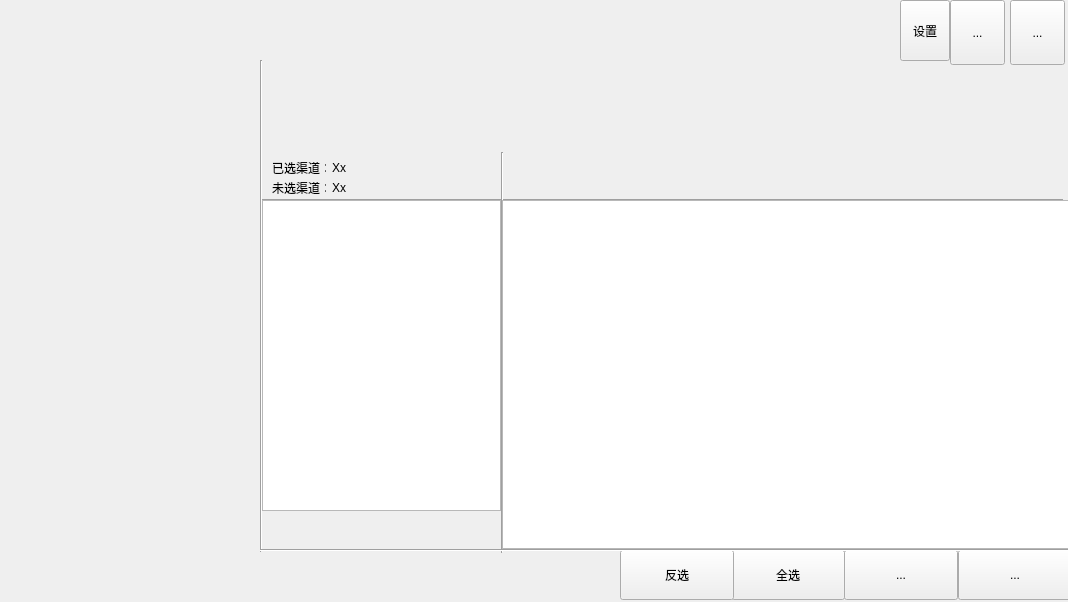
<?xml version="1.0" encoding="UTF-8"?>
<ui version="4.0">
 <class>MainWindow</class>
 <widget class="QMainWindow" name="MainWindow">
  <property name="geometry">
   <rect>
    <x>0</x>
    <y>0</y>
    <width>1068</width>
    <height>602</height>
   </rect>
  </property>
  <property name="windowTitle">
   <string>MainWindow</string>
  </property>
  <property name="windowIcon">
   <iconset resource="../../WorkSpace_python/mypack/res.qrc">
    <normaloff>:/images/360logo.ico</normaloff>:/images/360logo.ico</iconset>
  </property>
  <property name="styleSheet">
   <string notr="true">* {
font-family:'微软雅黑';
color:white;
}

/*设置背景图片*/
QMainWindow{
border-image:url(&quot;:/images/funcell_bg.png&quot;);
}
QToolButton[objectName=&quot;closetoolButton&quot;] {
border:0px;
}
QToolButton[objectName=&quot;closetoolButton&quot;]:hover {
image:url(:/images/open_over.png);
}
QToolButton[objectName=&quot;closetoolButton&quot;]:pressed {
image:url(:/images/open_over.png);
}

QToolButton[objectName=&quot;toolButton_2&quot;],QToolButton[objectName=&quot;toolButton_13&quot;]  {
border:0px;
}
QToolButton[objectName=&quot;toolButton_2&quot;]:hover,QToolButton[objectName=&quot;toolButton_13&quot;]:hover {
image:url(:/images/open_over_02.png);
}
QToolButton[objectName=&quot;toolButton_2&quot;]:pressed,QToolButton[objectName=&quot;toolButton_13&quot;]:pressed {
image:url(:/images/open_over_02.png);
}

QPushButton[objectName=&quot;toolButton&quot;],QPushButton[objectName=&quot;toolButton_3&quot;],QPushButton[objectName=&quot;toolButton_4&quot;]{
border:0px;
}
QToolButton[objectName=&quot;toolButton_5&quot;] {
border:0px;
}
QToolButton[objectName=&quot;toolButton_6&quot;] {
border:0px;
}
QToolButton[objectName=&quot;toolButton_7&quot;] {
border:0px;
}
QToolButton[objectName=&quot;toolButton_8&quot;] {
border:0px;
}
QToolButton[objectName=&quot;toolButton_9&quot;] {
border:0px;
}
QToolButton[objectName=&quot;toolButton_10&quot;] {
border:0px;
}
QToolButton[objectName=&quot;toolButton_11&quot;],QToolButton[objectName=&quot;toolButton_12&quot;] {
border:0px;
}
QListWidget[objectName=&quot;listWidget&quot;]{
	background-color:transparent;
border:0px;
}
QListWidget[objectName=&quot;listWidget_2&quot;],QListWidget[objectName=&quot;listWidget_3&quot;]{
	background-color:transparent;
border:0px;
QScrollBar{background:transparent; width:5px;}
}
QLineEdit[objectName=&quot;lineEdit&quot;],QLineEdit[objectName=&quot;lineEdit_2&quot;],QLineEdit[objectName=&quot;lineEdit_3&quot;],QLineEdit[objectName=&quot;lineEdit_4&quot;],QLineEdit[objectName=&quot;lineEdit_5&quot;]{
	color:black;
}

</string>
  </property>
  <widget class="QWidget" name="centralwidget">
   <property name="autoFillBackground">
    <bool>false</bool>
   </property>
   <widget class="QStackedWidget" name="stackedWidget">
    <property name="geometry">
     <rect>
      <x>262</x>
      <y>152</y>
      <width>806</width>
      <height>450</height>
     </rect>
    </property>
    <property name="currentIndex">
     <number>1</number>
    </property>
    <widget class="QWidget" name="page">
     <widget class="QLabel" name="label_12">
      <property name="geometry">
       <rect>
        <x>120</x>
        <y>40</y>
        <width>54</width>
        <height>12</height>
       </rect>
      </property>
      <property name="styleSheet">
       <string notr="true">color: rgb(255, 255, 255);</string>
      </property>
      <property name="text">
       <string>母包路径</string>
      </property>
     </widget>
     <widget class="QLineEdit" name="lineEdit">
      <property name="geometry">
       <rect>
        <x>280</x>
        <y>30</y>
        <width>211</width>
        <height>20</height>
       </rect>
      </property>
      <property name="text">
       <string/>
      </property>
     </widget>
     <widget class="QPushButton" name="pushButton">
      <property name="geometry">
       <rect>
        <x>500</x>
        <y>30</y>
        <width>75</width>
        <height>23</height>
       </rect>
      </property>
      <property name="styleSheet">
       <string notr="true">background-color:rgb(180, 180, 180)</string>
      </property>
      <property name="text">
       <string>选择</string>
      </property>
     </widget>
     <widget class="QLabel" name="label_13">
      <property name="geometry">
       <rect>
        <x>120</x>
        <y>80</y>
        <width>54</width>
        <height>12</height>
       </rect>
      </property>
      <property name="styleSheet">
       <string notr="true">color: rgb(255, 255, 255);</string>
      </property>
      <property name="text">
       <string>输出路径</string>
      </property>
     </widget>
     <widget class="QLineEdit" name="lineEdit_2">
      <property name="geometry">
       <rect>
        <x>280</x>
        <y>70</y>
        <width>211</width>
        <height>20</height>
       </rect>
      </property>
      <property name="text">
       <string/>
      </property>
     </widget>
     <widget class="QPushButton" name="pushButton_2">
      <property name="geometry">
       <rect>
        <x>500</x>
        <y>70</y>
        <width>75</width>
        <height>23</height>
       </rect>
      </property>
      <property name="styleSheet">
       <string notr="true">background-color:rgb(180, 180, 180)</string>
      </property>
      <property name="text">
       <string>选择</string>
      </property>
     </widget>
     <widget class="QLabel" name="label_14">
      <property name="geometry">
       <rect>
        <x>120</x>
        <y>120</y>
        <width>54</width>
        <height>12</height>
       </rect>
      </property>
      <property name="styleSheet">
       <string notr="true">color: rgb(255, 255, 255);</string>
      </property>
      <property name="text">
       <string>签名文件</string>
      </property>
     </widget>
     <widget class="QLineEdit" name="lineEdit_3">
      <property name="geometry">
       <rect>
        <x>280</x>
        <y>110</y>
        <width>211</width>
        <height>20</height>
       </rect>
      </property>
      <property name="text">
       <string/>
      </property>
     </widget>
     <widget class="QPushButton" name="pushButton_3">
      <property name="geometry">
       <rect>
        <x>500</x>
        <y>110</y>
        <width>75</width>
        <height>23</height>
       </rect>
      </property>
      <property name="styleSheet">
       <string notr="true">background-color:rgb(180, 180, 180)</string>
      </property>
      <property name="text">
       <string>配置</string>
      </property>
     </widget>
     <widget class="QToolButton" name="toolButton_5">
      <property name="geometry">
       <rect>
        <x>696</x>
        <y>398</y>
        <width>114</width>
        <height>50</height>
       </rect>
      </property>
      <property name="text">
       <string>...</string>
      </property>
      <property name="icon">
       <iconset resource="../../WorkSpace_python/mypack/res.qrc">
        <normaloff>:/images/sm_img_08.png</normaloff>:/images/sm_img_08.png</iconset>
      </property>
      <property name="iconSize">
       <size>
        <width>114</width>
        <height>50</height>
       </size>
      </property>
     </widget>
     <widget class="QLabel" name="label_25">
      <property name="geometry">
       <rect>
        <x>120</x>
        <y>155</y>
        <width>71</width>
        <height>16</height>
       </rect>
      </property>
      <property name="styleSheet">
       <string notr="true">color: rgb(255, 255, 255);</string>
      </property>
      <property name="text">
       <string>appVersion</string>
      </property>
     </widget>
     <widget class="QLineEdit" name="lineEdit_4">
      <property name="geometry">
       <rect>
        <x>280</x>
        <y>150</y>
        <width>211</width>
        <height>20</height>
       </rect>
      </property>
      <property name="text">
       <string/>
      </property>
     </widget>
     <widget class="QPushButton" name="pushButton_4">
      <property name="geometry">
       <rect>
        <x>500</x>
        <y>148</y>
        <width>75</width>
        <height>23</height>
       </rect>
      </property>
      <property name="styleSheet">
       <string notr="true">background-color:rgb(180, 180, 180)</string>
      </property>
      <property name="text">
       <string>保存</string>
      </property>
     </widget>
     <widget class="QLabel" name="label_26">
      <property name="geometry">
       <rect>
        <x>120</x>
        <y>197</y>
        <width>71</width>
        <height>16</height>
       </rect>
      </property>
      <property name="styleSheet">
       <string notr="true">color: rgb(255, 255, 255);</string>
      </property>
      <property name="text">
       <string>resVersion</string>
      </property>
     </widget>
     <widget class="QLineEdit" name="lineEdit_5">
      <property name="geometry">
       <rect>
        <x>280</x>
        <y>192</y>
        <width>211</width>
        <height>20</height>
       </rect>
      </property>
      <property name="text">
       <string/>
      </property>
     </widget>
     <widget class="QPushButton" name="pushButton_5">
      <property name="geometry">
       <rect>
        <x>500</x>
        <y>190</y>
        <width>75</width>
        <height>23</height>
       </rect>
      </property>
      <property name="styleSheet">
       <string notr="true">background-color:rgb(180, 180, 180)</string>
      </property>
      <property name="text">
       <string>保存</string>
      </property>
     </widget>
    </widget>
    <widget class="QWidget" name="page_2">
     <widget class="QToolButton" name="toolButton_6">
      <property name="geometry">
       <rect>
        <x>696</x>
        <y>398</y>
        <width>114</width>
        <height>50</height>
       </rect>
      </property>
      <property name="text">
       <string>...</string>
      </property>
      <property name="icon">
       <iconset resource="../../WorkSpace_python/mypack/res.qrc">
        <normaloff>:/images/sm_img_08.png</normaloff>:/images/sm_img_08.png</iconset>
      </property>
      <property name="iconSize">
       <size>
        <width>114</width>
        <height>50</height>
       </size>
      </property>
     </widget>
     <widget class="Line" name="line_3">
      <property name="geometry">
       <rect>
        <x>0</x>
        <y>40</y>
        <width>801</width>
        <height>16</height>
       </rect>
      </property>
      <property name="orientation">
       <enum>Qt::Horizontal</enum>
      </property>
     </widget>
     <widget class="QToolButton" name="toolButton_7">
      <property name="geometry">
       <rect>
        <x>469</x>
        <y>398</y>
        <width>114</width>
        <height>50</height>
       </rect>
      </property>
      <property name="text">
       <string>全选</string>
      </property>
      <property name="icon">
       <iconset resource="../../WorkSpace_python/mypack/res.qrc">
        <normaloff>:/images/quanxuan_14.png</normaloff>:/images/quanxuan_14.png</iconset>
      </property>
      <property name="iconSize">
       <size>
        <width>114</width>
        <height>50</height>
       </size>
      </property>
     </widget>
     <widget class="QToolButton" name="toolButton_8">
      <property name="geometry">
       <rect>
        <x>358</x>
        <y>398</y>
        <width>114</width>
        <height>50</height>
       </rect>
      </property>
      <property name="text">
       <string>反选</string>
      </property>
      <property name="icon">
       <iconset resource="../../WorkSpace_python/mypack/res.qrc">
        <normaloff>:/images/fanxuan_14.png</normaloff>:/images/fanxuan_14.png</iconset>
      </property>
      <property name="iconSize">
       <size>
        <width>114</width>
        <height>50</height>
       </size>
      </property>
     </widget>
     <widget class="Line" name="line_4">
      <property name="geometry">
       <rect>
        <x>230</x>
        <y>0</y>
        <width>20</width>
        <height>401</height>
       </rect>
      </property>
      <property name="orientation">
       <enum>Qt::Vertical</enum>
      </property>
     </widget>
     <widget class="QLabel" name="label_15">
      <property name="geometry">
       <rect>
        <x>10</x>
        <y>10</y>
        <width>54</width>
        <height>12</height>
       </rect>
      </property>
      <property name="text">
       <string>已选渠道：</string>
      </property>
     </widget>
     <widget class="QLabel" name="label_16">
      <property name="geometry">
       <rect>
        <x>70</x>
        <y>10</y>
        <width>54</width>
        <height>12</height>
       </rect>
      </property>
      <property name="text">
       <string>Xx</string>
      </property>
     </widget>
     <widget class="QLabel" name="label_17">
      <property name="geometry">
       <rect>
        <x>10</x>
        <y>30</y>
        <width>54</width>
        <height>12</height>
       </rect>
      </property>
      <property name="text">
       <string>未选渠道：</string>
      </property>
     </widget>
     <widget class="QLabel" name="label_18">
      <property name="geometry">
       <rect>
        <x>70</x>
        <y>30</y>
        <width>54</width>
        <height>12</height>
       </rect>
      </property>
      <property name="text">
       <string>Xx</string>
      </property>
     </widget>
     <widget class="QListWidget" name="listWidget">
      <property name="geometry">
       <rect>
        <x>0</x>
        <y>48</y>
        <width>239</width>
        <height>311</height>
       </rect>
      </property>
      <property name="autoFillBackground">
       <bool>false</bool>
      </property>
     </widget>
     <widget class="QToolButton" name="toolButton_10">
      <property name="geometry">
       <rect>
        <x>582</x>
        <y>398</y>
        <width>114</width>
        <height>50</height>
       </rect>
      </property>
      <property name="text">
       <string>...</string>
      </property>
      <property name="icon">
       <iconset resource="../../WorkSpace_python/mypack/res.qrc">
        <normaloff>:/images/sm_img_07.png</normaloff>:/images/sm_img_07.png</iconset>
      </property>
      <property name="iconSize">
       <size>
        <width>114</width>
        <height>50</height>
       </size>
      </property>
     </widget>
     <widget class="QListWidget" name="listWidget_3">
      <property name="geometry">
       <rect>
        <x>240</x>
        <y>48</y>
        <width>567</width>
        <height>349</height>
       </rect>
      </property>
      <property name="autoFillBackground">
       <bool>false</bool>
      </property>
      <property name="selectionMode">
       <enum>QAbstractItemView::NoSelection</enum>
      </property>
     </widget>
    </widget>
    <widget class="QWidget" name="page_3">
     <widget class="Line" name="line_5">
      <property name="geometry">
       <rect>
        <x>0</x>
        <y>40</y>
        <width>806</width>
        <height>16</height>
       </rect>
      </property>
      <property name="orientation">
       <enum>Qt::Horizontal</enum>
      </property>
     </widget>
     <widget class="Line" name="line_6">
      <property name="geometry">
       <rect>
        <x>100</x>
        <y>0</y>
        <width>16</width>
        <height>49</height>
       </rect>
      </property>
      <property name="orientation">
       <enum>Qt::Vertical</enum>
      </property>
     </widget>
     <widget class="Line" name="line_7">
      <property name="geometry">
       <rect>
        <x>230</x>
        <y>0</y>
        <width>16</width>
        <height>49</height>
       </rect>
      </property>
      <property name="orientation">
       <enum>Qt::Vertical</enum>
      </property>
     </widget>
     <widget class="Line" name="line_8">
      <property name="geometry">
       <rect>
        <x>340</x>
        <y>0</y>
        <width>16</width>
        <height>49</height>
       </rect>
      </property>
      <property name="orientation">
       <enum>Qt::Vertical</enum>
      </property>
     </widget>
     <widget class="QLabel" name="label_19">
      <property name="geometry">
       <rect>
        <x>10</x>
        <y>15</y>
        <width>31</width>
        <height>16</height>
       </rect>
      </property>
      <property name="text">
       <string>出包：</string>
      </property>
     </widget>
     <widget class="QLabel" name="label_20">
      <property name="geometry">
       <rect>
        <x>50</x>
        <y>17</y>
        <width>54</width>
        <height>12</height>
       </rect>
      </property>
      <property name="text">
       <string>Xx</string>
      </property>
     </widget>
     <widget class="QLabel" name="label_21">
      <property name="geometry">
       <rect>
        <x>120</x>
        <y>15</y>
        <width>31</width>
        <height>16</height>
       </rect>
      </property>
      <property name="text">
       <string>成功：</string>
      </property>
     </widget>
     <widget class="QLabel" name="label_22">
      <property name="geometry">
       <rect>
        <x>170</x>
        <y>17</y>
        <width>54</width>
        <height>12</height>
       </rect>
      </property>
      <property name="text">
       <string>Xx</string>
      </property>
     </widget>
     <widget class="QLabel" name="label_23">
      <property name="geometry">
       <rect>
        <x>250</x>
        <y>15</y>
        <width>31</width>
        <height>16</height>
       </rect>
      </property>
      <property name="text">
       <string>失败：</string>
      </property>
     </widget>
     <widget class="QLabel" name="label_24">
      <property name="geometry">
       <rect>
        <x>290</x>
        <y>17</y>
        <width>54</width>
        <height>12</height>
       </rect>
      </property>
      <property name="text">
       <string>Xx</string>
      </property>
     </widget>
     <widget class="QListWidget" name="listWidget_2">
      <property name="geometry">
       <rect>
        <x>0</x>
        <y>48</y>
        <width>806</width>
        <height>351</height>
       </rect>
      </property>
     </widget>
     <widget class="QToolButton" name="toolButton_9">
      <property name="geometry">
       <rect>
        <x>696</x>
        <y>398</y>
        <width>114</width>
        <height>50</height>
       </rect>
      </property>
      <property name="text">
       <string>打包</string>
      </property>
      <property name="icon">
       <iconset resource="../../WorkSpace_python/mypack/res.qrc">
        <normaloff>:/images/dabao_14.png</normaloff>:/images/dabao_14.png</iconset>
      </property>
      <property name="iconSize">
       <size>
        <width>114</width>
        <height>50</height>
       </size>
      </property>
     </widget>
     <widget class="QToolButton" name="toolButton_11">
      <property name="geometry">
       <rect>
        <x>583</x>
        <y>398</y>
        <width>114</width>
        <height>50</height>
       </rect>
      </property>
      <property name="text">
       <string>...</string>
      </property>
      <property name="icon">
       <iconset resource="../../WorkSpace_python/mypack/res.qrc">
        <normaloff>:/images/sm_img_07.png</normaloff>:/images/sm_img_07.png</iconset>
      </property>
      <property name="iconSize">
       <size>
        <width>114</width>
        <height>50</height>
       </size>
      </property>
     </widget>
     <widget class="QToolButton" name="toolButton_12">
      <property name="geometry">
       <rect>
        <x>471</x>
        <y>398</y>
        <width>114</width>
        <height>50</height>
       </rect>
      </property>
      <property name="text">
       <string>...</string>
      </property>
      <property name="icon">
       <iconset resource="../../WorkSpace_python/mypack/res.qrc">
        <normaloff>:/images/chakanrizhi_14.png</normaloff>:/images/chakanrizhi_14.png</iconset>
      </property>
      <property name="iconSize">
       <size>
        <width>114</width>
        <height>50</height>
       </size>
      </property>
     </widget>
    </widget>
   </widget>
   <widget class="QToolButton" name="toolButton_2">
    <property name="enabled">
     <bool>true</bool>
    </property>
    <property name="geometry">
     <rect>
      <x>950</x>
      <y>0</y>
      <width>55</width>
      <height>65</height>
     </rect>
    </property>
    <property name="text">
     <string>...</string>
    </property>
    <property name="icon">
     <iconset resource="../../WorkSpace_python/mypack/res.qrc">
      <normaloff>:/images/min_normal.png</normaloff>:/images/min_normal.png</iconset>
    </property>
    <property name="iconSize">
     <size>
      <width>52</width>
      <height>62</height>
     </size>
    </property>
   </widget>
   <widget class="QToolButton" name="closetoolButton">
    <property name="geometry">
     <rect>
      <x>1010</x>
      <y>0</y>
      <width>55</width>
      <height>65</height>
     </rect>
    </property>
    <property name="toolTip">
     <string/>
    </property>
    <property name="autoFillBackground">
     <bool>false</bool>
    </property>
    <property name="text">
     <string>...</string>
    </property>
    <property name="icon">
     <iconset resource="../../WorkSpace_python/mypack/res.qrc">
      <normaloff>:/images/close_normal.png</normaloff>:/images/close_normal.png</iconset>
    </property>
    <property name="iconSize">
     <size>
      <width>52</width>
      <height>62</height>
     </size>
    </property>
   </widget>
   <widget class="QPushButton" name="toolButton">
    <property name="geometry">
     <rect>
      <x>260</x>
      <y>62</y>
      <width>271</width>
      <height>87</height>
     </rect>
    </property>
    <property name="autoFillBackground">
     <bool>false</bool>
    </property>
    <property name="styleSheet">
     <string notr="true">QPushButton{background-image:url(:/images/sm_img_03.png);border:0px;}
QPushButton:hover{background-image:url(:/images/tar_03.png);border:0px}</string>
    </property>
    <property name="text">
     <string/>
    </property>
    <property name="iconSize">
     <size>
      <width>271</width>
      <height>87</height>
     </size>
    </property>
   </widget>
   <widget class="QLabel" name="label_3">
    <property name="geometry">
     <rect>
      <x>0</x>
      <y>550</y>
      <width>263</width>
      <height>51</height>
     </rect>
    </property>
    <property name="text">
     <string/>
    </property>
    <property name="pixmap">
     <pixmap resource="../../WorkSpace_python/mypack/res.qrc">:/images/version.png</pixmap>
    </property>
   </widget>
   <widget class="QLabel" name="label">
    <property name="enabled">
     <bool>true</bool>
    </property>
    <property name="geometry">
     <rect>
      <x>0</x>
      <y>0</y>
      <width>262</width>
      <height>63</height>
     </rect>
    </property>
    <property name="text">
     <string/>
    </property>
    <property name="pixmap">
     <pixmap resource="../../WorkSpace_python/mypack/res.qrc">:/images/funcellimg_01.png</pixmap>
    </property>
   </widget>
   <widget class="QLabel" name="label_2">
    <property name="geometry">
     <rect>
      <x>260</x>
      <y>0</y>
      <width>137</width>
      <height>63</height>
     </rect>
    </property>
    <property name="text">
     <string/>
    </property>
    <property name="pixmap">
     <pixmap resource="../../WorkSpace_python/mypack/res.qrc">:/images/funcellimg_02.png</pixmap>
    </property>
   </widget>
   <widget class="Line" name="line">
    <property name="geometry">
     <rect>
      <x>257</x>
      <y>60</y>
      <width>8</width>
      <height>492</height>
     </rect>
    </property>
    <property name="orientation">
     <enum>Qt::Vertical</enum>
    </property>
   </widget>
   <widget class="Line" name="line_2">
    <property name="geometry">
     <rect>
      <x>260</x>
      <y>545</y>
      <width>811</width>
      <height>10</height>
     </rect>
    </property>
    <property name="orientation">
     <enum>Qt::Horizontal</enum>
    </property>
   </widget>
   <widget class="QPushButton" name="toolButton_3">
    <property name="geometry">
     <rect>
      <x>530</x>
      <y>61</y>
      <width>271</width>
      <height>87</height>
     </rect>
    </property>
    <property name="autoFillBackground">
     <bool>false</bool>
    </property>
    <property name="styleSheet">
     <string notr="true">QPushButton{background-image:url(:/images/btn_07.png);border:0px;}
QPushButton:hover{background-image:url(:/images/tar_qudao_03.png);border:0px}</string>
    </property>
    <property name="text">
     <string/>
    </property>
    <property name="iconSize">
     <size>
      <width>271</width>
      <height>87</height>
     </size>
    </property>
   </widget>
   <widget class="QPushButton" name="toolButton_4">
    <property name="geometry">
     <rect>
      <x>800</x>
      <y>61</y>
      <width>271</width>
      <height>87</height>
     </rect>
    </property>
    <property name="autoFillBackground">
     <bool>false</bool>
    </property>
    <property name="styleSheet">
     <string notr="true">QPushButton{background-image:url(:/images/btn_08.png);border:0px;}
QPushButton:hover{background-image:url(:/images/tar_chubao_05.png);border:0px}</string>
    </property>
    <property name="text">
     <string/>
    </property>
    <property name="iconSize">
     <size>
      <width>271</width>
      <height>87</height>
     </size>
    </property>
   </widget>
   <widget class="QToolButton" name="toolButton_13">
    <property name="enabled">
     <bool>true</bool>
    </property>
    <property name="geometry">
     <rect>
      <x>900</x>
      <y>0</y>
      <width>50</width>
      <height>61</height>
     </rect>
    </property>
    <property name="text">
     <string>设置</string>
    </property>
    <property name="iconSize">
     <size>
      <width>52</width>
      <height>62</height>
     </size>
    </property>
   </widget>
  </widget>
 </widget>
 <resources>
  <include location="../../WorkSpace_python/mypack/res.qrc"/>
  <include location="../../WorkSpace_python/mypack/res.qrc"/>
 </resources>
 <connections/>
</ui>
